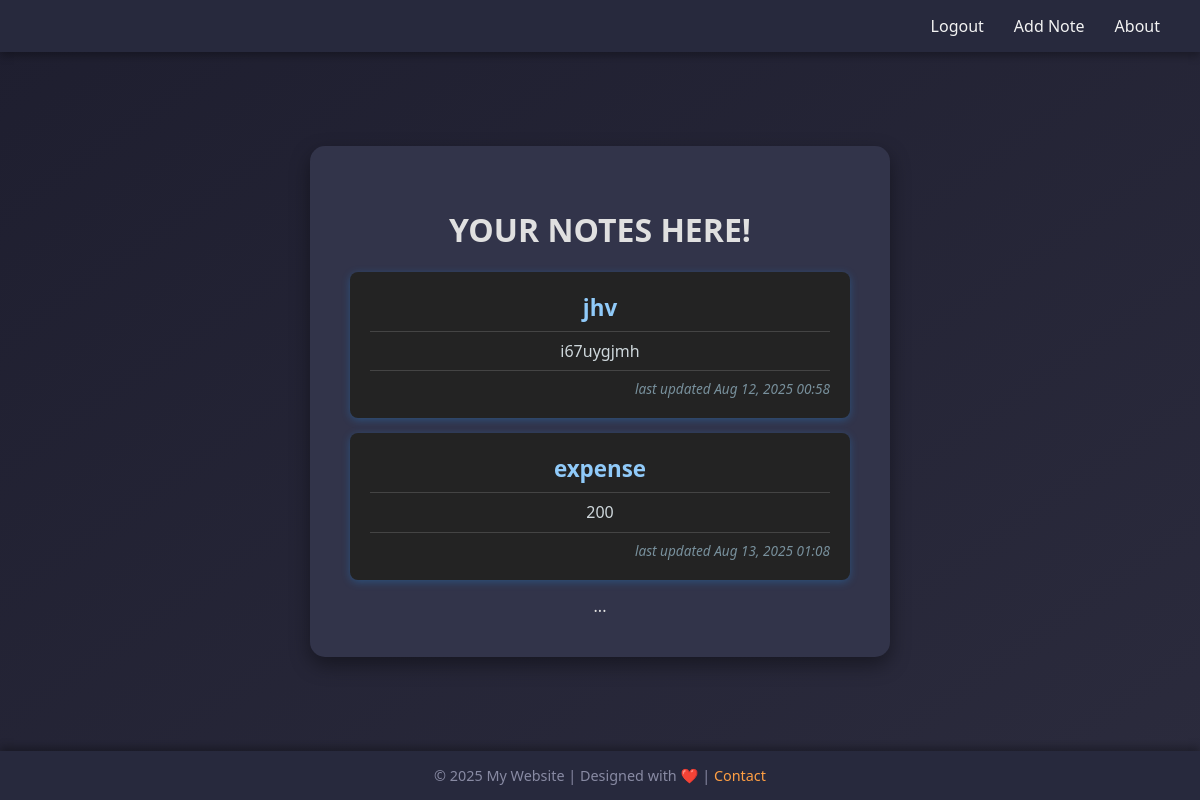
The app's page /notes/ (signed in), older data.
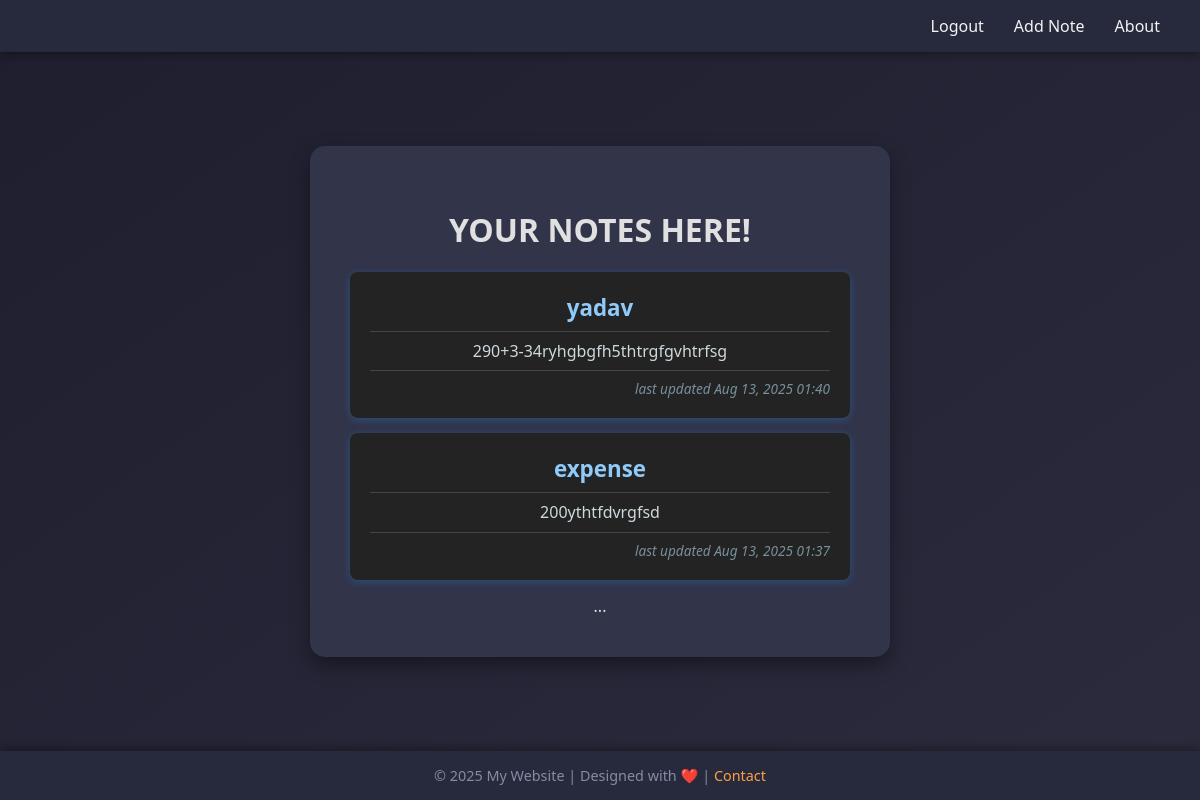
The same page, newer data.
### notes/models.py (models this page shows, shortened)
class Notes(models.Model):
    title=models.CharField(max_length=50)
    content=models.TextField()
    date=models.DateTimeField(default=timezone.now)
    user = models.ForeignKey(User, on_delete=models.CASCADE, related_name='notes')

### notes/views.py (the view)
# urls.py: 2. Add a URL to urlpatterns:  path('', views.home, name='home')
def home(request):
    notes=Notes.objects.all()
    return render(request, 'home.html', {'notes':notes})

### templates/home.html (shortened to what this page needs)
{% extends 'base.html' %}
{% block content %}
{% if user.is_authenticated %}
<h1>YOUR NOTES HERE!</h1>
{% for note in user.notes.all %}
<a href="{% url 'notes:update' note.id  %}" class="note-card">
  <div class="note-title">{{ note.title }}</div>
  <hr class="divider" />
  <div class="note-content">{{ note.content|truncatewords:20 }}</div>
  <hr class="divider" />
  <div class="note-date">last updated {{ note.date|date:"M d, Y H:i" }}</div>
</a>
{% endfor %}
...
{%endif%}
{% endblock %}

### templates/base.html (shortened to what this page needs)
{% load static %}
<!DOCTYPE html>
<html lang="en">
<head>
    <link rel="stylesheet" href="{% static 'style.css' %}">
</head>
<body>
     {%if user.is_authenticated%}
        <nav>
        <a href="{% url 'notes:logout' %}">Logout</a>
        <a href="{% url 'notes:add_note' %}">Add Note</a>
        <a href="{% url 'notes:about' %}">About</a>
    </nav>
     {% else %}
    <nav>
        <a href="{% url 'notes:login' %}">Login</a>
        <a href="{% url 'notes:register' %}">Register</a>
        <a href="{% url 'notes:about' %}">About</a>
    </nav>
    {%endif%}
    <main>
        <div class="content-box">
            {% block content %} {% endblock %}
        </div>
    </main>
    <footer>
        &copy; 2025 My Website | Designed with ❤️ | <a href="{% url 'notes:about' %}">Contact</a>
    </footer>
</body>
</html>

### static/style.css (style rules this page uses)
body { margin: 0; font-family: 'Segoe UI', Tahoma, Geneva, Verdana, sans-serif; background: linear-gradient(145deg, #1e1e2f, #2b2b3d); color: #e0e0e0; display: flex; flex-direction: column; min-height: 100vh; }
nav { background: #27293d; padding: 15px 40px; display: flex; justify-content: flex-end; align-items: center; box-shadow: 0 4px 8px rgba(0,0,0,0.3); }
nav a { color: #f3f3f3; text-decoration: none; margin-left: 30px; font-weight: 500; transition: color 0.3s ease; }
main { flex: 1; display: flex; justify-content: center; align-items: center; padding: 40px; }
.content-box { background: #32344a; padding: 40px; border-radius: 15px; max-width: 500px; width: 100%; text-align: center; box-shadow: 0 8px 20px rgba(0,0,0,0.4); }
footer { background: #27293d; text-align: center; padding: 15px; font-size: 0.9rem; color: #888aa3; box-shadow: 0 -4px 8px rgba(0,0,0,0.3); }
footer a { color: #ff9f43; text-decoration: none; }

### templates/home.html (style rules this page uses)
.note-card { display: block; background: #232323; color: #e0e0e0; padding: 20px; margin: 15px 0; border-radius: 8px; text-decoration: none; box-shadow: 0 2px 8px rgba(33, 150, 243, 0.3); transition: background-color 0.3s ease, box-shadow 0.3s ease; cursor: pointer; }
.note-title { font-size: 1.4rem; font-weight: 700; margin-bottom: 8px; color: #90caf9; }
.divider { border: none; border-top: 1px solid #444; margin: 8px 0; }
.note-content { font-size: 1rem; color: #cfd8dc; margin-bottom: 8px; line-height: 1.4; }
.note-date { font-size: 0.85rem; color: #78909c; text-align: right; font-style: italic; }

Row changes from the older to the newer data that the page shows:
removed Notes: title "jhv", content "i67uygjmh", date "Aug 12, 2025 00:58"
added Notes: title "yadav", content "290+3-34ryhgbgfh5thtrgfgvhtrfsg", date "Aug 13, 2025 01:40"
changed Notes "expense": content "200" → "200ythtfdvrgfsd"; date "Aug 13, 2025 01:08" → "Aug 13, 2025 01:37"
